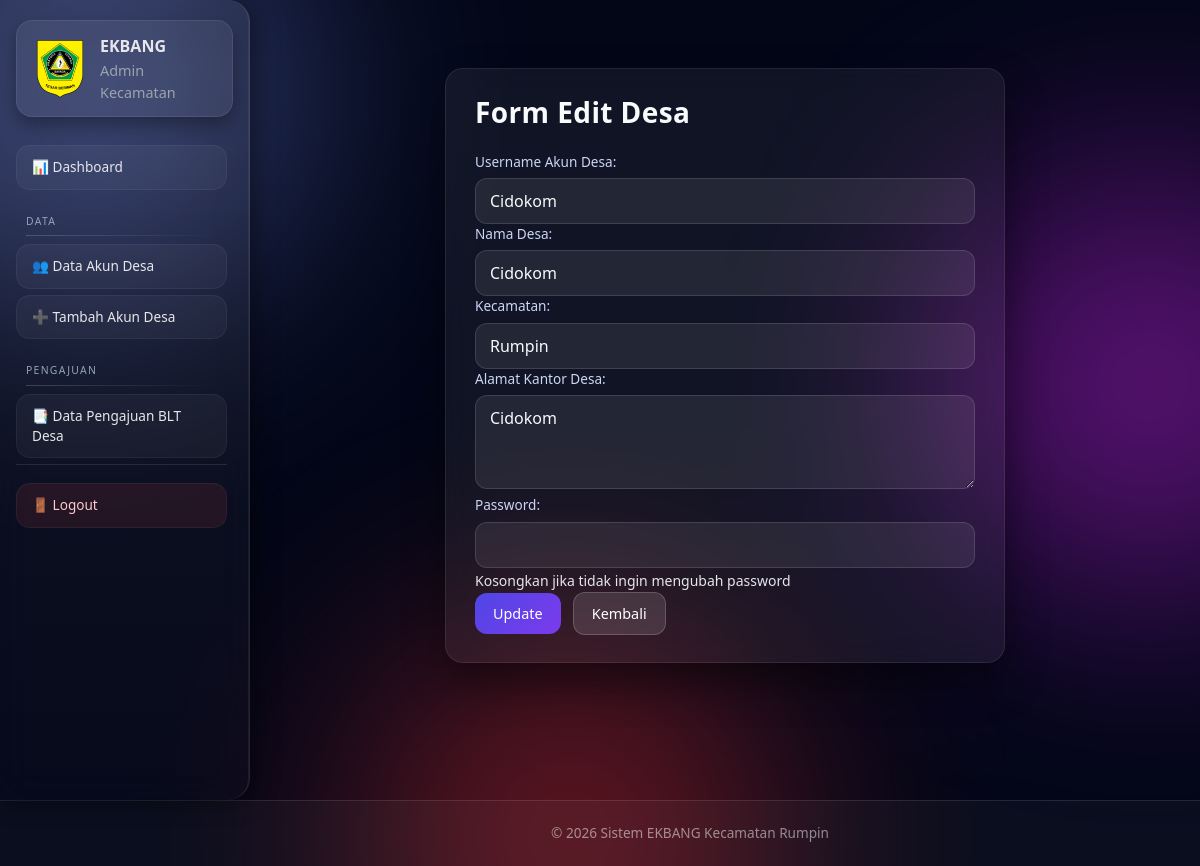
Page /kecamatan/desa/1/edit/ (signed in) on the committed database.
### ekbang/models.py (models this page shows, shortened)
class Desa(models.Model):
    user = models.OneToOneField(
        User,
        on_delete=models.CASCADE,
        related_name='desa'
    )
    dibuat_oleh = models.ForeignKey(
        User,
        on_delete=models.CASCADE,
        related_name='desa_dibuat',
        help_text='Admin kecamatan yang membuat akun desa'
    )
    nama_desa = models.CharField(max_length=100)
    kecamatan = models.CharField(max_length=100)
    alamat_kantor = models.TextField()
    created_at = models.DateTimeField(auto_now_add=True)

### ekbang/proses/decorators.py (the view)
        def wrapper(request, *args, **kwargs):
            if not hasattr(request.user, 'profile'):
                messages.error(request, 'Role tidak ditemukan')
                return redirect('login')
            if request.user.profile.role != role:
                messages.error(request, 'Anda tidak punya akses')
                return redirect('login')
            return view_func(request, *args, **kwargs)

### ekbang/forms.py (shortened to what this page needs)
class DesaCreateForm(forms.Form):
    username = forms.CharField(
        max_length=150,
        label='Username Akun Desa'
    )
    password = forms.CharField(
        widget=forms.PasswordInput,
        label='Password',
        required=False
    )
    nama_desa = forms.CharField(
        max_length=100,
        label='Nama Desa'
    )
    kecamatan = forms.CharField(
        max_length=100,
        label='Kecamatan'
    )
    alamat_kantor = forms.CharField(
        widget=forms.Textarea(attrs={'rows': 3}),
        label='Alamat Kantor Desa'
    )
    def __init__(self, *args, **kwargs):
        self.user_instance = None  # 🔥 DEFAULT AMAN
        super().__init__(*args, **kwargs)

### ekbang/templates/kecamatan/desa_form.html (shortened to what this page needs)
{% extends 'base/base_kec.html' %}
{% load static %}
{% block extra_css %}
<link rel="stylesheet" href="{% static 'css/kecamatan/form_desa.css' %}">
{% endblock %}
{% block content %}
<div class="form-glass">
    <h3>
        {% if edit %}
            Form Edit Desa
        {% else %}
            Form Tambah Desa
        {% endif %}
    </h3>
   <form method="post">
    <div class="form-group">
        {{ form.username.label_tag }}
        {{ form.username }}
    </div>
    <div class="form-group">
        {{ form.nama_desa.label_tag }}
        {{ form.nama_desa }}
    </div>
    <div class="form-group">
        {{ form.kecamatan.label_tag }}
        {{ form.kecamatan }}
    </div>
    <div class="form-group">
        {{ form.alamat_kantor.label_tag }}
        {{ form.alamat_kantor }}
    </div>
    <div class="form-group">
        {{ form.password.label_tag }}
        {{ form.password }}
        {% if edit %}
            <small class="form-hint">
                Kosongkan jika tidak ingin mengubah password
            </small>
        {% endif %}
    </div>
    <button type="submit" class="btn btn-success">
        {% if edit %}Update{% else %}Simpan{% endif %}
    </button>
    <a href="{% url 'kecamatan_desa_list' %}" class="btn btn-secondary ms-2">
        Kembali
    </a>
</form>
</div>
{% endblock %}

### ekbang/static/css/kecamatan/form_desa.css (style rules this page uses)
.form-glass { max-width: 560px; margin: 40px auto; padding: 28px 30px; border-radius: 18px; background: rgba(255, 255, 255, 0.06); backdrop-filter: blur(14px); -webkit-backdrop-filter: blur(14px); box-shadow: inset 0 0 0 1px rgba(255,255,255,0.08), 0 20px 40px rgba(0,0,0,0.45); color: #e5e7eb; }
.form-glass h3 { margin-bottom: 22px; font-weight: 600; letter-spacing: 0.4px; color: #f8fafc; }
.form-glass label { display: block; margin-bottom: 6px; font-size: 0.85rem; color: #cbd5f5; }
.form-glass input, .form-glass select, .form-glass textarea { width: 100%; padding: 10px 14px; border-radius: 12px; background: rgba(255,255,255,0.08); border: 1px solid rgba(255,255,255,0.12); color: #f9fafb; transition: all 0.25s ease; }
.form-glass input::placeholder { color: rgba(255,255,255,0.45); }
.form-glass .btn { border-radius: 12px; padding: 10px 18px; font-size: 0.9rem; transition: all 0.25s ease; }
.form-glass .btn-success { background: linear-gradient(135deg, #4f46e5, #7c3aed); border: none; }
.form-glass .btn-secondary { background: rgba(255,255,255,0.12); border: 1px solid rgba(255,255,255,0.18); }

### rows in the picture
Desa: nama_desa "Cidokom", kecamatan "Rumpin", alamat_kantor "Cidokom"
